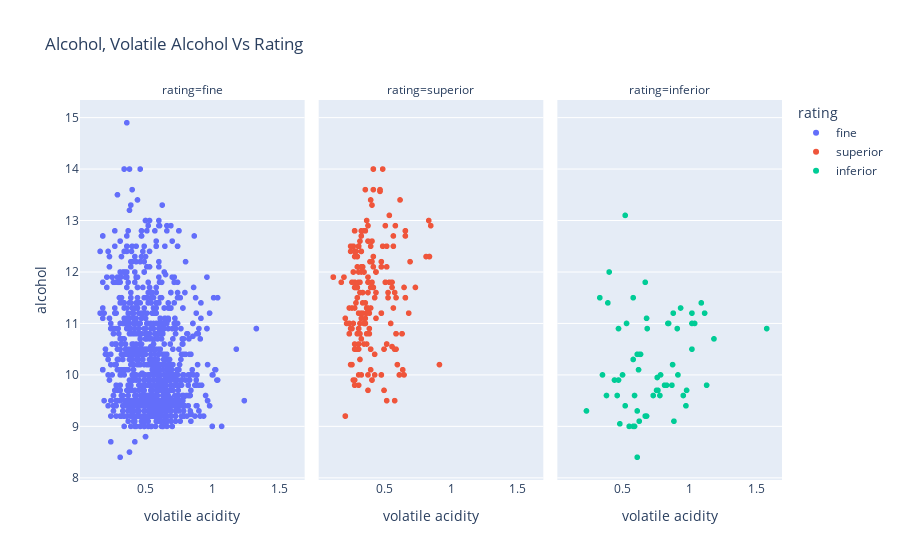

Write notebook code for a chart like this one.
### Markdown cell above
Conclusão - A maioria dos vinhos de qualidade superior estão abaixo da concentração de dióxido de enxofre total de 75 mg / dm3 e, abaixo da concentração de dióxido de enxofre livre de 30 mg / dm3

### Code cell
fig = px.scatter(dataset, x="volatile acidity", y="alcohol", color="rating",
                 facet_col="rating", title="Alcohol, Volatile Alcohol Vs Rating")

fig.update_xaxes(showgrid=False)

fig.show()

### Figure 1 — Plotly figure (JSON) as saved in the notebook; plotly's stock layout.template omitted (floating-point values rounded to 4 significant figures; data arrays with more than 128 entries replaced by an {"elided": "..."} marker saying what was removed)
{"data": [{"hovertemplate": "rating=fine<br>volatile acidity=%{x}<br>alcohol=%{y}<extra></extra>", "legendgroup": "fine", "marker": {"color": "#636efa", "symbol": "circle"}, "mode": "markers", "name": "fine", "showlegend": true, "type": "scattergl", "x": {"elided": "1319 float values"}, "xaxis": "x", "y": {"elided": "1319 float values"}, "yaxis": "y"}, {"hovertemplate": "rating=superior<br>volatile acidity=%{x}<br>alcohol=%{y}<extra></extra>", "legendgroup": "superior", "marker": {"color": "#EF553B", "symbol": "circle"}, "mode": "markers", "name": "superior", "showlegend": true, "type": "scattergl", "x": {"elided": "217 float values"}, "xaxis": "x2", "y": {"elided": "217 float values"}, "yaxis": "y2"}, {"hovertemplate": "rating=inferior<br>volatile acidity=%{x}<br>alcohol=%{y}<extra></extra>", "legendgroup": "inferior", "marker": {"color": "#00cc96", "symbol": "circle"}, "mode": "markers", "name": "inferior", "showlegend": true, "type": "scattergl", "x": [0.59, 1.13, 0.61, 0.52, 0.675, 0.625, 1.02, 0.52, 0.68, 0.55, 0.885, 1.09, 0.635, 0.975, 0.87, 0.46, 0.58, 0.61, 0.59, 0.5, 0.915, 0.935, 0.845, 0.84, 1.185, 0.38, 0.765, 1.115, 0.39, 0.685, 0.44, 0.47, 0.35, 0.47, 1.02, 0.67, 0.63, 0.58, 0.88, 0.955, 0.23, 0.33, 0.73, 0.67, 1.02, 0.78, 0.4, 0.755, 1.58, 0.68, 0.83, 0.61, 0.815, 0.53, 0.785, 1.04, 0.98, 0.875, 0.62, 0.58, 0.91, 0.76, 0.48], "xaxis": "x3", "y": [9, 9.8, 9.3, 13.1, 9.2, 9.1, 10.5, 9.4, 9.2, 9, 9.1, 11.4, 10.4, 9.4, 9.8, 9.6, 9, 8.4, 9.6, 10, 10, 11.3, 11, 11, 10.7, 9.6, 9.7, 11.2, 11.4, 10.9, 9.9, 9.9, 10, 10.9, 11, 9.2, 10.4, 11.5, 11.2, 9.6, 9.3, 11.5, 9.6, 11.8, 11.2, 9.6, 12, 9.7, 10.9, 11.1, 9.8, 10.4, 9.8, 11, 10, 11, 9.7, 10.2, 10.1, 10.3, 10.9, 9.95, 9.05], "yaxis": "y3"}], "layout": {"annotations": [{"font": {}, "showarrow": false, "text": "rating=fine", "x": 0.16, "xanchor": "center", "xref": "paper", "y": 1, "yanchor": "bottom", "yref": "paper"}, {"font": {}, "showarrow": false, "text": "rating=superior", "x": 0.5, "xanchor": "center", "xref": "paper", "y": 1, "yanchor": "bottom", "yref": "paper"}, {"font": {}, "showarrow": false, "text": "rating=inferior", "x": 0.84, "xanchor": "center", "xref": "paper", "y": 1, "yanchor": "bottom", "yref": "paper"}], "legend": {"title": {"text": "rating"}, "tracegroupgap": 0}, "title": {"text": "Alcohol, Volatile Alcohol Vs Rating"}, "xaxis": {"anchor": "y", "domain": [0, 0.32], "showgrid": false, "title": {"text": "volatile acidity"}}, "xaxis2": {"anchor": "y2", "domain": [0.34, 0.66], "matches": "x", "showgrid": false, "title": {"text": "volatile acidity"}}, "xaxis3": {"anchor": "y3", "domain": [0.68, 1.0], "matches": "x", "showgrid": false, "title": {"text": "volatile acidity"}}, "yaxis": {"anchor": "x", "domain": [0, 1], "title": {"text": "alcohol"}}, "yaxis2": {"anchor": "x2", "domain": [0, 1], "matches": "y", "showticklabels": false}, "yaxis3": {"anchor": "x3", "domain": [0, 1], "matches": "y", "showticklabels": false}}}
